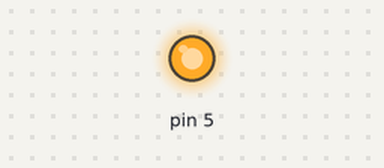
This sketch was run on a simulated Arduino Leonardo, built with avr-gcc and run on an emulated ATmega32U4. Shown: output pins drawn as LEDs (lit = HIGH). What the sketch prints to the serial monitor is not drawn.

Above: at 0.2 s.
Timing chart, 0 to 1.7 s (numbered marks = the images above):
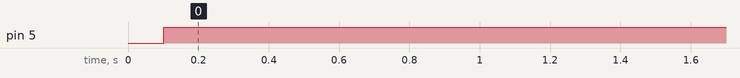

Measured:
- by itself, pin 5: LOW → HIGH at 0.10 s

The sketch:

chiptemp.ino
```cpp
// internal temp adc 8 for littlebits/leonardo
// we do raw  ADMUX or patch wiring_analog.c
//  http://www.arduino.cc/cgi-bin/yabb2/YaBB.pl?num=1252144888
// calibration http://nyfiken.org/filer/kalibrering.ods

void setup() {
  Serial.begin(9600);
  ADMUX = _BV(REFS1) | _BV(REFS0) | 7;   // Set internal V reference, temperature reading
  ADCSRB = 0x20;    // ref  24.6
  delay(100);
  chipTempRaw(); // discard first sample
}

void loop() {
  int raw = chipTempRaw();
  float temp = chipTemp(raw);
  float ftemp = 1.8f * temp + 32;
  Serial.print(temp);
  Serial.print("  ");
  Serial.print(ftemp);
  Serial.print("   ");
  Serial.println(raw, DEC);
  analogWrite(5,int(ftemp*255/100)); // number module in values
  delay(1000);
}

float chipTemp(float raw) {
  const float chipTempOffset = -142.5;
  const float chipTempCoeff = .558;
  return((raw * chipTempCoeff) + chipTempOffset);
}

int chipTempRaw(void) {
//  while((ADCSRA & _BV(ADSC)));  // Wait for any ongoing conversion to complete
  ADCSRA &= ~(_BV(ADATE) |_BV(ADIE)); // Clear auto trigger and interrupt enable
  ADCSRA |= _BV(ADEN) | _BV(ADSC);        // Enable AD and start conversion
  while((ADCSRA & _BV(ADSC)));             // Wait until conversion is finished
  return(ADCL | (ADCH << 8));
}
```
